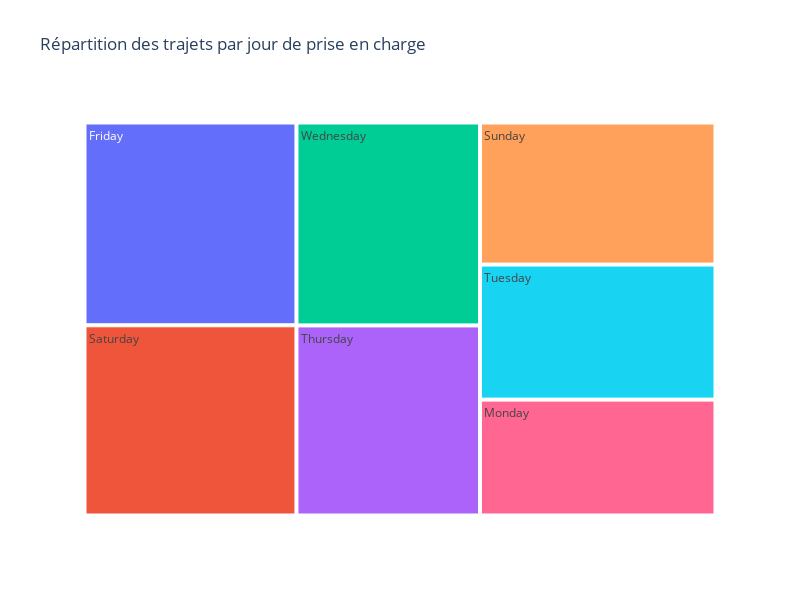

Write notebook code for a chart like this one.
### Code cell
import plotly.express as px

fig = px.treemap(
    dfdays,
    path=["pickup_dayofweek"],
    values="count",
    title="Répartition des trajets par jour de prise en charge",
    width=800,   # largeur en pixel
    height=600   # hauteur en pixel
)

fig.show()

### Figure 1 — Plotly figure (JSON) as saved in the notebook; plotly's stock layout.template omitted (floating-point values rounded to 4 significant figures)
{"data": [{"branchvalues": "total", "domain": {"x": [0, 1], "y": [0, 1]}, "hovertemplate": "labels=%{label}<br>count=%{value}<br>parent=%{parent}<br>id=%{id}<extra></extra>", "ids": ["Monday", "Tuesday", "Wednesday", "Thursday", "Friday", "Saturday", "Sunday"], "labels": ["Monday", "Tuesday", "Wednesday", "Thursday", "Friday", "Saturday", "Sunday"], "name": "", "parents": ["", "", "", "", "", "", ""], "type": "treemap", "values": [708, 825, 966, 905, 1115, 1046, 868]}], "layout": {"height": 600, "legend": {"tracegroupgap": 0}, "title": {"text": "Répartition des trajets par jour de prise en charge"}, "width": 800}}
